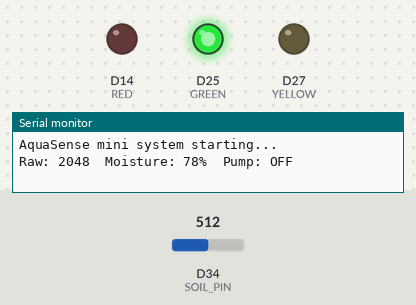
A sketch run on a simulated Arduino Due. Parts: output pins drawn as LEDs (lit = HIGH), the last lines printed to the serial monitor. Inputs (shaded band) come from the test bench; at power-on: D34 (SOIL_PIN) = 512 (analog values on the 0–1023 scale). Pins used as bus, display or sensor lines are not drawn.

Above: at 1.2 s.
1.3 s: D34 (SOIL_PIN) set to 783
2.8 s: D34 (SOIL_PIN) set to 813
At 4.1 s:
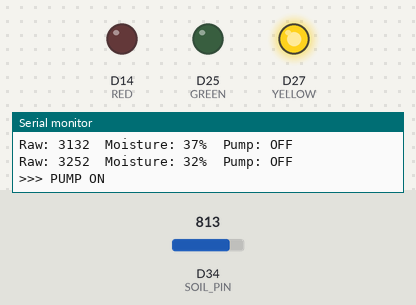
5.3 s: D34 (SOIL_PIN) set to 647
7.4 s: D34 (SOIL_PIN) set to 619
At 9.1 s:
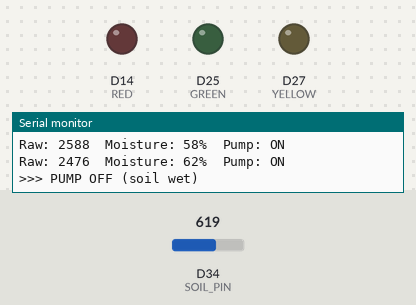
10.1 s: D34 (SOIL_PIN) set to 14
12.2 s: D34 (SOIL_PIN) set to 11
At 14.2 s:
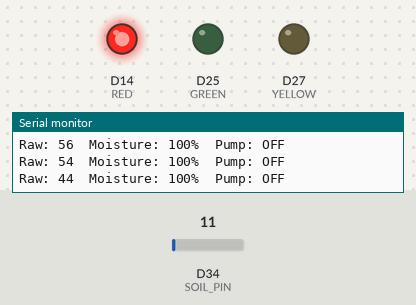
Timing chart, 0 to 15.7 s (numbered marks = the images above; inputs shaded):
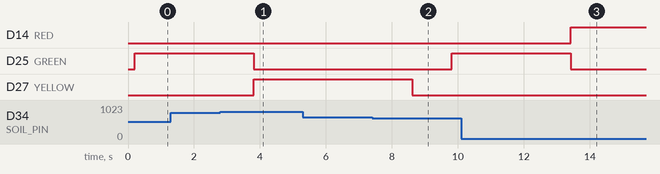

The sketch:

step6_mini_system.ino
```cpp
// Step 6 - Mini system: soil probe + LEDs + relay
// ---------- Pins ----------
const int SOIL_PIN   = 34;   // soil board AO
const int SOIL_POWER = 33;   // soil board VCC
const int RELAY      = 26;   // relay IN1
const int GREEN      = 25;
const int YELLOW     = 27;
const int RED        = 14;

// ---------- Calibration (update with your numbers) ----------
int DRY_VALUE = 4095;   // Raw in dry air
int WET_VALUE = 1500;   // Raw in water

// ---------- Watering rules ----------
const int START_BELOW   = 35;      // % - start watering
const int STOP_AT       = 60;      // % - stop watering
const unsigned long MAX_RUN_MS = 10000;  // 10 s safety limit (testing)
const unsigned long SOAK_MS    = 10000;  // wait 10 s after watering (testing)

// ---------- Relay type ----------
const bool RELAY_ACTIVE_LOW = true;   // most modules: LOW = ON

bool pumpOn = false;
unsigned long pumpStartedAt = 0;
unsigned long lastWateringEnded = 0;

// ---------- Helpers ----------
void setRelay(bool on) {
  if (on) {
    pinMode(RELAY, OUTPUT);
    digitalWrite(RELAY, RELAY_ACTIVE_LOW ? LOW : HIGH);
  } else if (RELAY_ACTIVE_LOW) {
    pinMode(RELAY, INPUT);            // release pin = reliably OFF
  } else {
    pinMode(RELAY, OUTPUT);
    digitalWrite(RELAY, LOW);
  }
}

void setLeds(bool g, bool y, bool r) {
  digitalWrite(GREEN, g);
  digitalWrite(YELLOW, y);
  digitalWrite(RED, r);
}

int readSoilRaw() {
  digitalWrite(SOIL_POWER, HIGH);
  delay(100);
  long total = 0;
  for (int i = 0; i < 10; i++) {
    total += analogRead(SOIL_PIN);
    delay(10);
  }
  digitalWrite(SOIL_POWER, LOW);
  return total / 10;
}

void startPump() {
  setRelay(true);
  pumpOn = true;
  pumpStartedAt = millis();
  Serial.println(">>> PUMP ON");
}

void stopPump(const char* reason) {
  setRelay(false);
  pumpOn = false;
  lastWateringEnded = millis();
  Serial.print(">>> PUMP OFF (");
  Serial.print(reason);
  Serial.println(")");
}

// ---------- Main ----------
void setup() {
  Serial.begin(115200);
  pinMode(SOIL_POWER, OUTPUT);
  digitalWrite(SOIL_POWER, LOW);
  pinMode(GREEN, OUTPUT);
  pinMode(YELLOW, OUTPUT);
  pinMode(RED, OUTPUT);
  analogReadResolution(12);
  setRelay(false);
  Serial.println("AquaSense mini system starting...");
}

void loop() {
  int raw = readSoilRaw();
  int moisture = constrain(map(raw, DRY_VALUE, WET_VALUE, 0, 100), 0, 100);
  bool sensorError = (raw < 50);   // 0 = wire problem

  Serial.print("Raw: "); Serial.print(raw);
  Serial.print("  Moisture: "); Serial.print(moisture); Serial.print("%");
  Serial.print("  Pump: "); Serial.println(pumpOn ? "ON" : "OFF");

  if (sensorError) {
    if (pumpOn) stopPump("sensor error");
    setLeds(false, false, true);                 // red
  }
  else if (pumpOn) {
    if (moisture >= STOP_AT)                        stopPump("soil wet");
    else if (millis() - pumpStartedAt > MAX_RUN_MS) stopPump("safety time limit");
    setLeds(false, pumpOn, false);               // yellow while pumping
  }
  else {
    bool soaking = (lastWateringEnded > 0) &&
                   (millis() - lastWateringEnded < SOAK_MS);
    if (moisture < START_BELOW && !soaking) {
      startPump();
      setLeds(false, true, false);               // yellow
    } else {
      setLeds(true, false, false);               // green
    }
  }

  delay(1000);
}
```

Measured:
- the behaviour switches between 796 and 797 on D34 (SOIL_PIN) (found by bisection; images 0 and 1)
- the behaviour switches between 635 and 634 on D34 (SOIL_PIN) (found by bisection; images 1 and 2)
- the behaviour switches between 13 and 12 on D34 (SOIL_PIN) (found by bisection; images 2 and 3)
- after the input at 2.8 s, D25 (GREEN): HIGH → LOW after 1.0 s; D27 (YELLOW): LOW → HIGH after 1.0 s
- after the input at 7.4 s, D25 (GREEN): LOW → HIGH after 2.4 s; D27 (YELLOW): HIGH → LOW after 1.2 s
- after the input at 12.2 s, D14 (RED): LOW → HIGH after 1.2 s; D25 (GREEN): HIGH → LOW after 1.2 s
